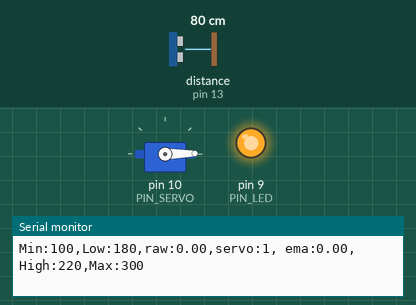
A sketch run on a simulated Arduino Uno, built with avr-gcc and run on an emulated ATmega328P. Parts: servo, output pins drawn as LEDs (lit = HIGH), the last lines printed to the serial monitor. Wiring (inferred from the names in the program): ultrasonic range finder: trigger pin 12; echo pin 13. Dashed ring = blinking. The test bench sets the inputs (shaded band); at power-on: distance to the obstacle (sensor on pin 13) 80 cm. The echo pulse lasts 58.3 µs per cm; pins used as bus, display or sensor lines are not drawn.

Above: at 1.2 s.
1.3 s: distance to the obstacle (sensor on pin 13) set to 42 cm
2.8 s: distance to the obstacle (sensor on pin 13) set to 37 cm
At 3.9 s:
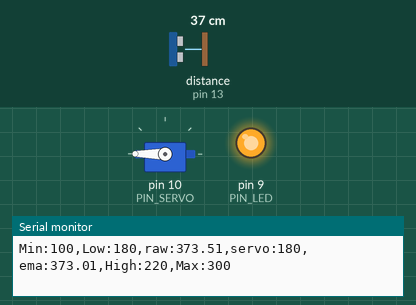
4.3 s: distance to the obstacle (sensor on pin 13) set to 18 cm
At 5.17 s:
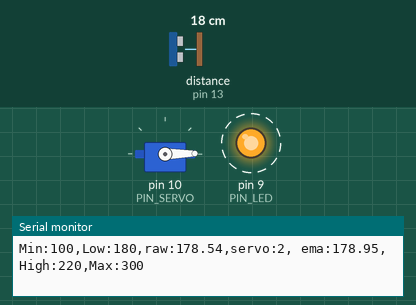
7.3 s: distance to the obstacle (sensor on pin 13) set to 35 cm
At 8.3 s:
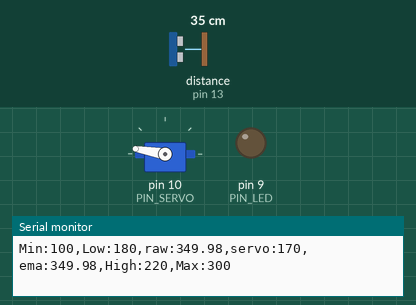
Timing chart, 0 to 9.8 s (numbered marks = the images above; inputs shaded):
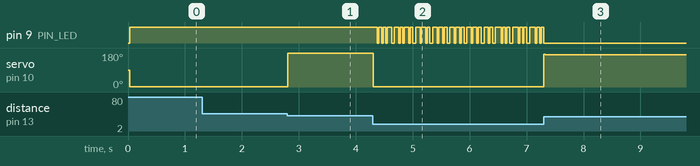

Measured:
- the behaviour switches between 38 and 37 cm on distance to the obstacle (sensor on pin 13) (found by bisection; images 0 and 1)
- after the input at 2.8 s, servo on pin 10 (PIN_SERVO): 1° → 180° at once
- after the input at 4.3 s, pin 9 (PIN_LED): alternates HIGH for 0.07 s and LOW for 0.03 s, starting after 0.08 s; servo on pin 10 (PIN_SERVO): alternates 2° for 0.03 s and 1° for 0.07 s, starting at once
- after the input at 7.3 s, pin 9 (PIN_LED): goes on until 7.3 s, then stays LOW

The sketch:

11_example_1.ino
```cpp
#include <Servo.h>

// Arduino pin assignment
#define PIN_LED 9
#define PIN_SERVO 10
#define PIN_TRIG 12
#define PIN_ECHO 13

// configurable parameters
#define SND_VEL 346.0 // sound velocity at 24 celsius degree (unit: m/s)
#define INTERVAL 25 // sampling interval (unit: ms)
//LED 점등을 확인하기 위해서 180이 아닌 160으로 설정
#define _DIST_MIN 160 // minimum distance to be measured (unit: mm)
//LED 점등을 확인하기 위해서 360이 아닌 380으로 설정
#define _DIST_MAX 380 // maximum distance to be measured (unit: mm)
#define _DIST_ALPHA 0.85
#define _DUTY_MIN 550 // servo full clockwise position (0 degree)
#define _DUTY_MAX 2400 // servo full counterclockwise position (180 degree)
#define _DUTY_NEU (_DUTY_MIN + _DUTY_MAX) / 2 // servo neutral position (90 degree)

// global variables
float timeout; // unit: us
float dist_min, dist_max, dist_raw, dist_prev, dist_ema, alpha; // unit: mm
unsigned long last_sampling_time; // unit: ms
float scale; // used for pulse duration to distance conversion
Servo myservo;

void setup() {
// initialize GPIO pins
  pinMode(PIN_LED,OUTPUT);
  pinMode(PIN_TRIG,OUTPUT);
  digitalWrite(PIN_TRIG, LOW);
  pinMode(PIN_ECHO,INPUT);

  myservo.attach(PIN_SERVO);
  myservo.writeMicroseconds(_DUTY_NEU);

// initialize USS related variables
  dist_min = _DIST_MIN;
  dist_max = _DIST_MAX;
  timeout = (INTERVAL / 2) * 1000.0; // precalculate pulseIn() timeout value. (unit: us)
  dist_raw = dist_prev = 0.0; // raw distance output from USS (unit: mm)
  scale = 0.001 * 0.5 * SND_VEL;
  alpha = _DIST_ALPHA;

// initialize serial port
  Serial.begin(57600);

// initialize last sampling time
  last_sampling_time = 0;
}

void loop() {
// wait until next sampling time.
// millis() returns the number of milliseconds since the program started. Will overflow after 50 days.
  if(millis() < last_sampling_time + INTERVAL) return;

// get a distance reading from the USS
  dist_raw = USS_measure(PIN_TRIG,PIN_ECHO);
  dist_ema = alpha*dist_raw + (1-alpha)*dist_ema;

// output the read value to the serial port
  Serial.print("Min:100,Low:180,raw:");
  Serial.print(dist_raw);
  Serial.print(",servo:");
  Serial.print(myservo.read());
  Serial.print(", ema:");
  Serial.print(dist_ema);
  Serial.println(",High:220,Max:300");

// adjust servo position according to the USS read value

  // add your code here!
  if(dist_raw < 180.0) {
    myservo.writeMicroseconds(_DUTY_MIN);
    digitalWrite(PIN_LED, 1);
  }
  else if(180.0 <= dist_raw && dist_raw < 360.0){
    myservo.writeMicroseconds(_DUTY_MIN+((dist_raw - 180)*10.27));
    digitalWrite(PIN_LED, 0);
  }
  else {
    myservo.writeMicroseconds(_DUTY_MAX);
    digitalWrite(PIN_LED, 1);
  }

// update last sampling time
  last_sampling_time += INTERVAL;
}

// get a distance reading from USS. return value is in millimeter.
float USS_measure(int TRIG, int ECHO)
{
  float reading;
  digitalWrite(TRIG, HIGH);
  delayMicroseconds(10);
  digitalWrite(TRIG, LOW);

  reading = pulseIn(ECHO, HIGH, timeout) * scale; // unit: mm
  if(reading < dist_min || reading > dist_max) reading = 0.0; // return 0 when out of range.

  if(reading == 0.0) reading = dist_prev;
  else dist_prev = reading;

  return reading;
}
```
